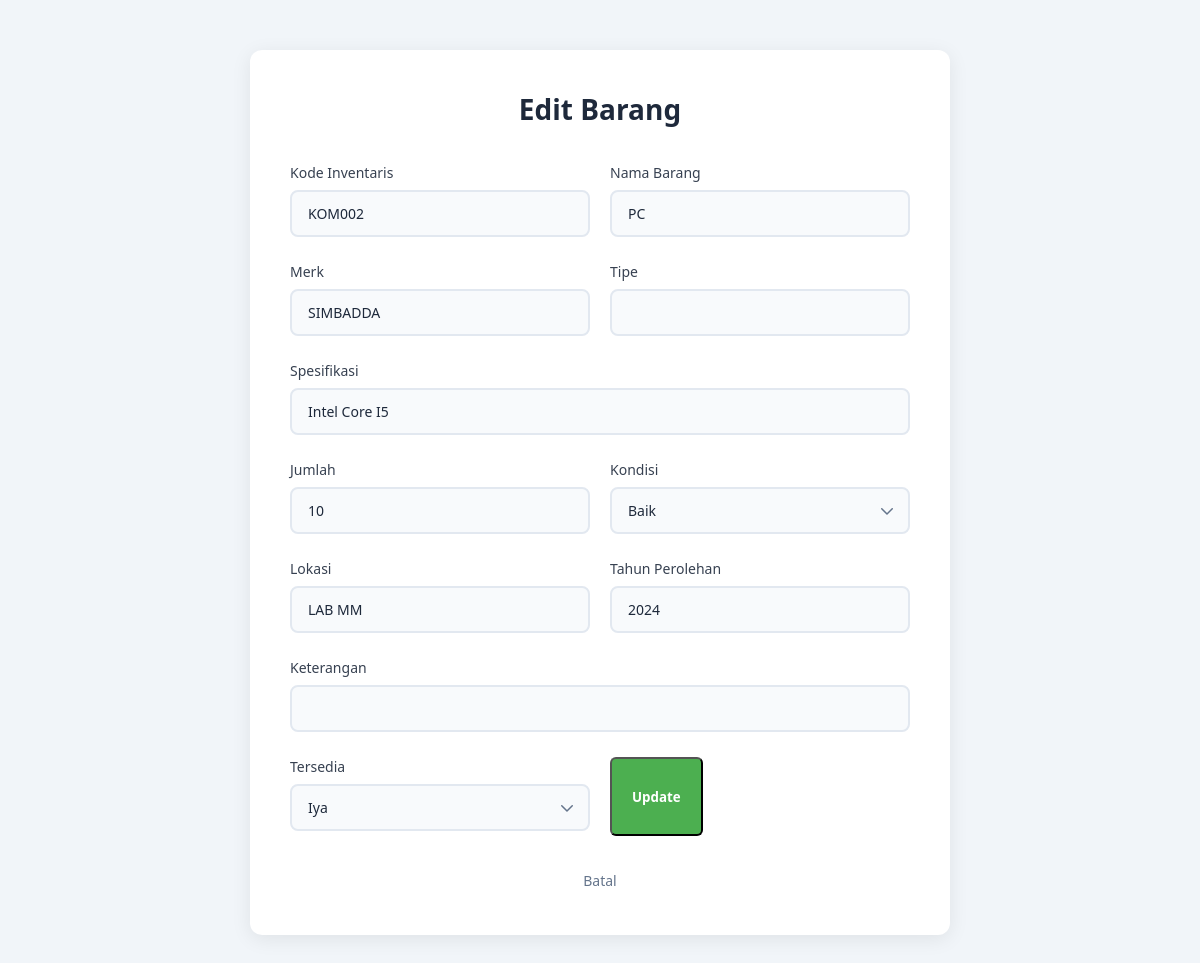
The page /Admin/edit.php?id=14 on the database as committed earlier.
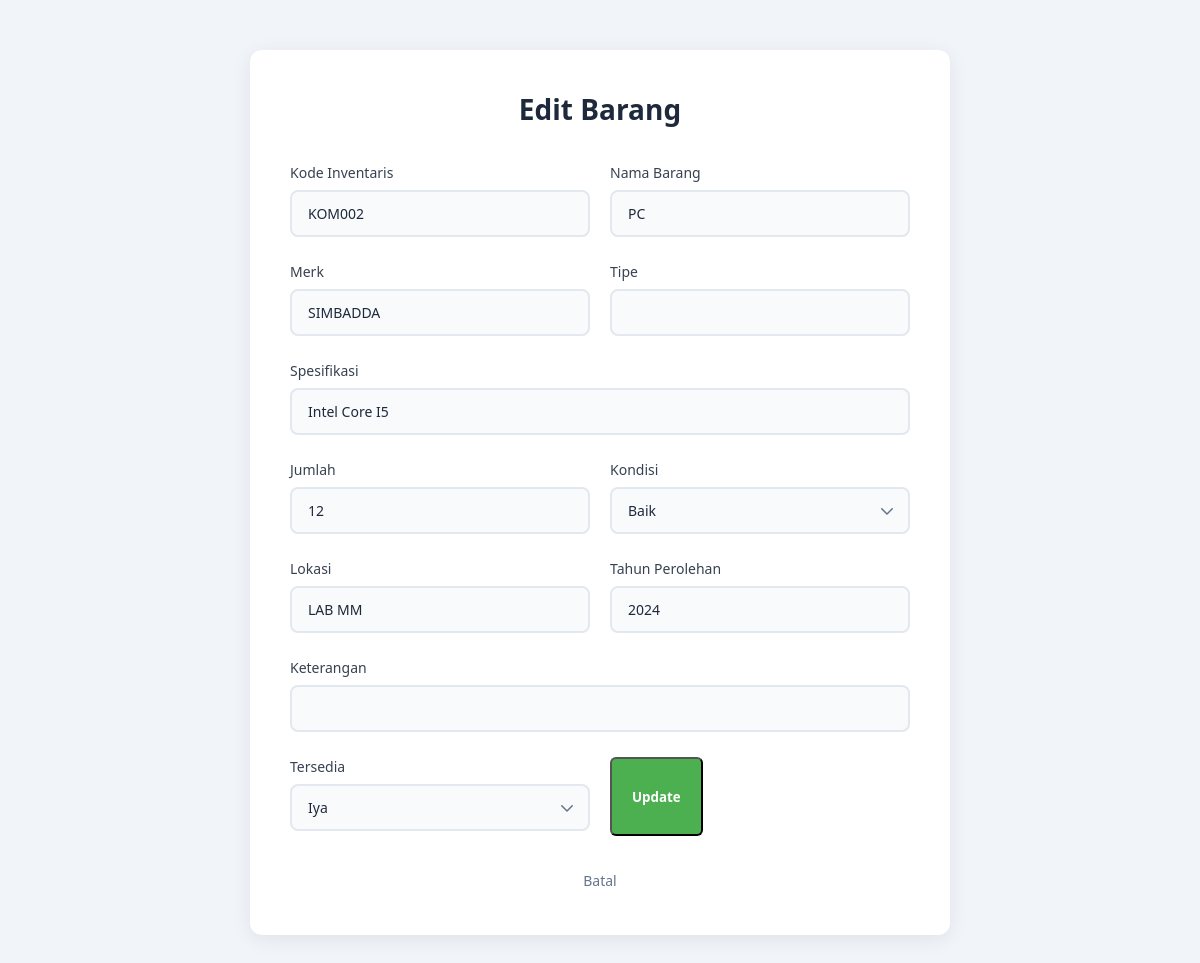
The same page on the database as committed later.
### tables this page shows
CREATE TABLE `barang` (
  `id` int NOT NULL,
  `kategori_id` int DEFAULT NULL,
  `kode_inventaris` varchar(50) NOT NULL,
  `nama_barang` varchar(100) NOT NULL,
  `merk` varchar(100) DEFAULT NULL,
  `tipe` varchar(100) DEFAULT NULL,
  `spesifikasi` text,
  `jumlah` int NOT NULL,
  `kondisi` enum('Baik','Cukup','Rusak') NOT NULL,
  `lokasi` varchar(100) DEFAULT NULL,
  `tahun_perolehan` year DEFAULT NULL,
  `keterangan` text,
  `tersedia` tinyint(1) NOT NULL DEFAULT '1',
  `create_at` timestamp NULL DEFAULT CURRENT_TIMESTAMP
);

### Admin/edit.php (the view, shortened to what this page needs)
<?php
    require_once __DIR__ . "/../config/database.php";
    $id = (int) $_GET['id'];
    $query = "SELECT * FROM barang WHERE id = $id";
    $result = mysqli_query($conn, $query);
    $data = mysqli_fetch_assoc($result);
?>
<!DOCTYPE html>
<html lang="en">
<head>
        <link rel="stylesheet" href="../assets/style.css">
</head>
<body>
    <div class="form-container">
        <div class="form-header">
            <h2>Edit Barang</h2>
        </div>
        <form method="POST" class="form-tambah">
            <div class="form-group">
                <Label>Kode Inventaris</Label>
                <input type="text" name="kode_inventaris" value="<?=  $data['kode_inventaris']; ?>"required>
            </div>
            <div class="form-group">
                <Label>Nama Barang</Label>
                <input type="text" name="nama_barang" value="<?=  $data['nama_barang']; ?>"required>
            </div>
            <div class="form-group">
                <label>Merk</label>
                <input type="text" name="merk" value="<?=  $data['merk']; ?>">
            </div>
            <div class="form-group">
                <label>Tipe</label>
                <input type="text" name="tipe" value="<?=  $data['tipe']; ?>">
            </div>
            <div class="form-group full-width">
                <label>Spesifikasi</label>
                <input type="text" name="spesifikasi" value="<?=  $data['spesifikasi']; ?>">
            </div>
            <div class="form-group">
                <label>Jumlah</label>
                <input type="number" name="jumlah" value="<?=  $data['jumlah']; ?>"required>
            </div>
            <div class="form-group">
                <label>Kondisi</label>
                <select name="kondisi">
                    <option value="Baik"
                        <?= $data['kondisi'] == 'Baik' ? 'selected' : ''; ?>>
                        Baik
                    </option>
                </select>
            </div>
            <div class="form-group">
                <label>Lokasi</label>
                <input type="text" name="lokasi" value="<?=  $data['lokasi']; ?>">
            </div>
            <div class="form-group">
                <label>Tahun Perolehan</label>
                <input type="text" name="tahun_perolehan" value="<?=  $data['tahun_perolehan']; ?>">
            </div>
            <div class="form-group full-width">
                <label>Keterangan</label>
                <input type="text" name="keterangan" value="<?= $data['keterangan']; ?>">
            </div>
            <div class="form-group">
                <label for="">Tersedia</label>
                <select name="tersedia">
                    <option value="1" <?=  ($data['tersedia'] == 1) ? 'selected' : '';?>">Iya</option>
                </select>
            </div>
            <button type="submit" name="update" class="btn-submit">Update</button>
            <div class="form-back">
                <a href="dashboard.php">Batal</a>
            </div>
        </form>
    </div>
</body>
</html>

Rows that differ between the two databases and show on the page:
changed barang "KOM002": jumlah "10" → "12"
